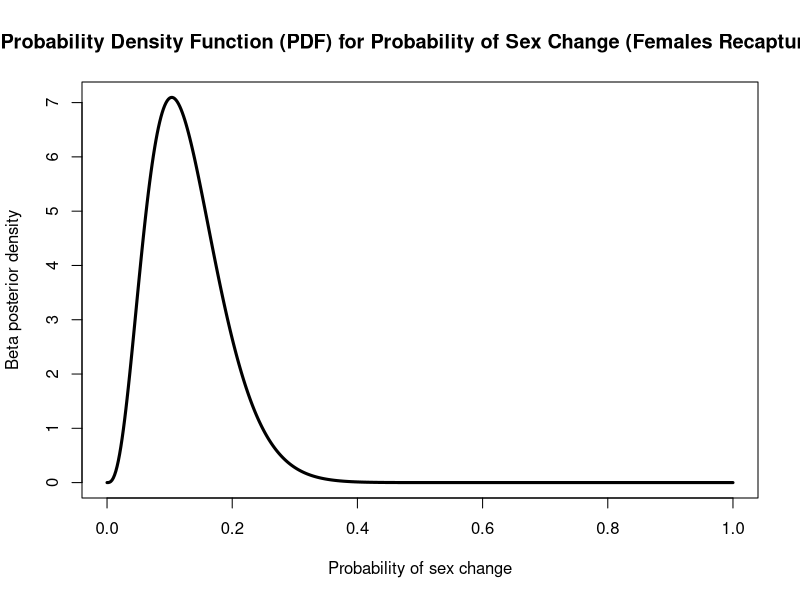
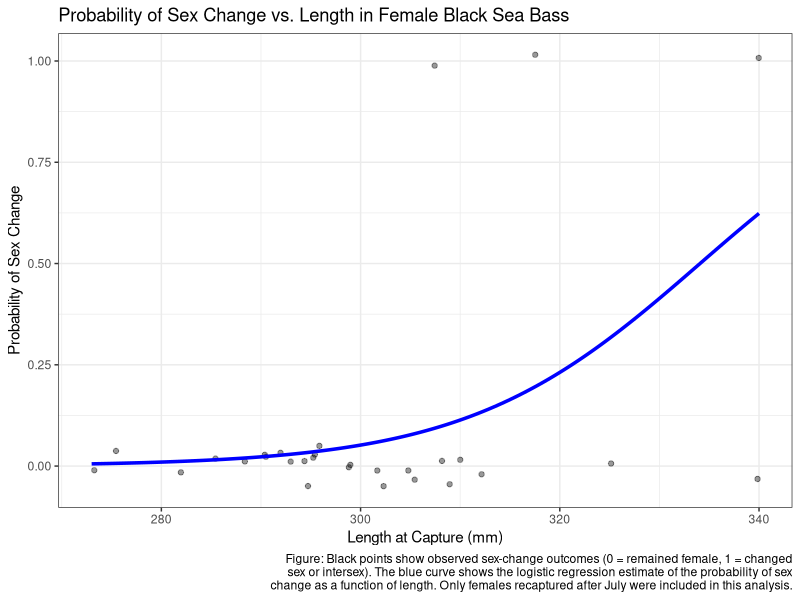

Recreate these plots in R, in order.
###################
### Homework 12 ###
###################

# Group members: Keeley Kuru, Joey Munoz
# Date: 11/18/25

# ===== Objective 1 ===== # 
# Objective 1a
library(tidyverse)
library(lubridate)
library(readxl)

# Load data
bsb <- read_xlsx("BSB_tagging_data.xlsx") 

# Convert dates and extract month; create month_recap column
bsb <- bsb %>%
  mutate(Date_at_recapture = as.Date(Date_at_recapture), # as.Date converts to date format
         month_recap = month(Date_at_recapture)) # extract month from recapture date

# Keep only those recaptured after July (i.e., month >= 8)
bsb_afterJuly <- bsb %>% filter(month_recap >= 8) 

# Keep only individuals that were female at capture 
females <- bsb_afterJuly %>% filter(Sex_at_capture == "F") 

# Identify individuals that changed sex
females <- females %>% 
  mutate(changed = ifelse(Sex_at_recapture %in% c("M", "I"), 1, 0)) # 1 if changed, 0 if not

# Count
n_changed <- sum(females$changed, na.rm = TRUE) 
n_total   <- nrow(females)

n_changed; n_total 

alpha <- 1 + n_changed              # number of successes
beta  <- 1 + (n_total - n_changed)  # number of failures

x <- seq(0, 1, length.out = 500) # x values for plotting the posterior density; length.out is number of points

pdf_vals <- dbeta(x, alpha, beta) # posterior density values

plot(x, pdf_vals, type = "l", lwd = 3,
     xlab = "Probability of sex change",
     ylab = "Beta posterior density",
     main = "Posterior Probability Density Function (PDF) for Probability of Sex Change (Females Recaptured After July)")

# Objective 1b
# 95% credible interval
lower <- qbeta(0.025, alpha, beta) # lower bound
upper <- qbeta(0.975, alpha, beta) # upper bound 

c(lower, upper)


# ===== Objective 2 ===== #
# Objective 2a
# Does length influence probability of sex change?
model <- glm(changed ~ Length_at_capture,
             data = females,
             family = binomial)

summary(model)
# Length significantly influences the probability of sex change for females recaptured after July.
# The p-value = 0.0416, which is < 0.05,
# Therefore: longer females are more likely to change sex.

# Objective 2b
# How much do log-odds change per mm of length?
coef_length <- coef(model)["Length_at_capture"] # coef_length extracts the coefficient for Length_at_capture
coef_length
# For every 1-mm increase in length, the log-odds of sex change increase by 0.0853.

# Objective 2c
library(ggplot2)

# Create a sequence of lengths to predict over
new_lengths <- data.frame(
  Length_at_capture = seq(
    min(females$Length_at_capture, na.rm = TRUE),
    max(females$Length_at_capture, na.rm = TRUE),
    length.out = 200
  )
)

# Get predicted probabilities from the model
new_lengths$predicted_prob <- predict( 
  model,
  newdata = new_lengths,
  type = "response"   # converts log-odds to probability
)

# Plot observed data + model-estimated curve
ggplot(females, aes(x = Length_at_capture, y = changed)) +
  geom_jitter(width = 0.5, height = 0.05, alpha = 0.4) + # jittered points for observed data
  geom_line(
    data = new_lengths, # use new_lengths data for the line
    aes(x = Length_at_capture, y = predicted_prob), 
    size = 1.2,
    color = "blue"
  ) + 
  labs(
    x = "Length at Capture (mm)",
    y = "Probability of Sex Change",
    title = "Probability of Sex Change vs. Length in Female Black Sea Bass",
    caption = "Figure: Black points show observed sex-change outcomes (0 = remained female, 1 = changed\nsex or intersex). The blue curve shows the logistic regression estimate of the probability of sex\nchange as a function of length. Only females recaptured after July were included in this analysis."
  ) +
  theme_bw()
# Figure explanation:
# The blue curve shows the model’s prediction of sex-change probability as length increases.
# Since the slope was positive and significant (p = 0.0416), the curve should slope upward, meaning
# larger females are more likely to transition.
